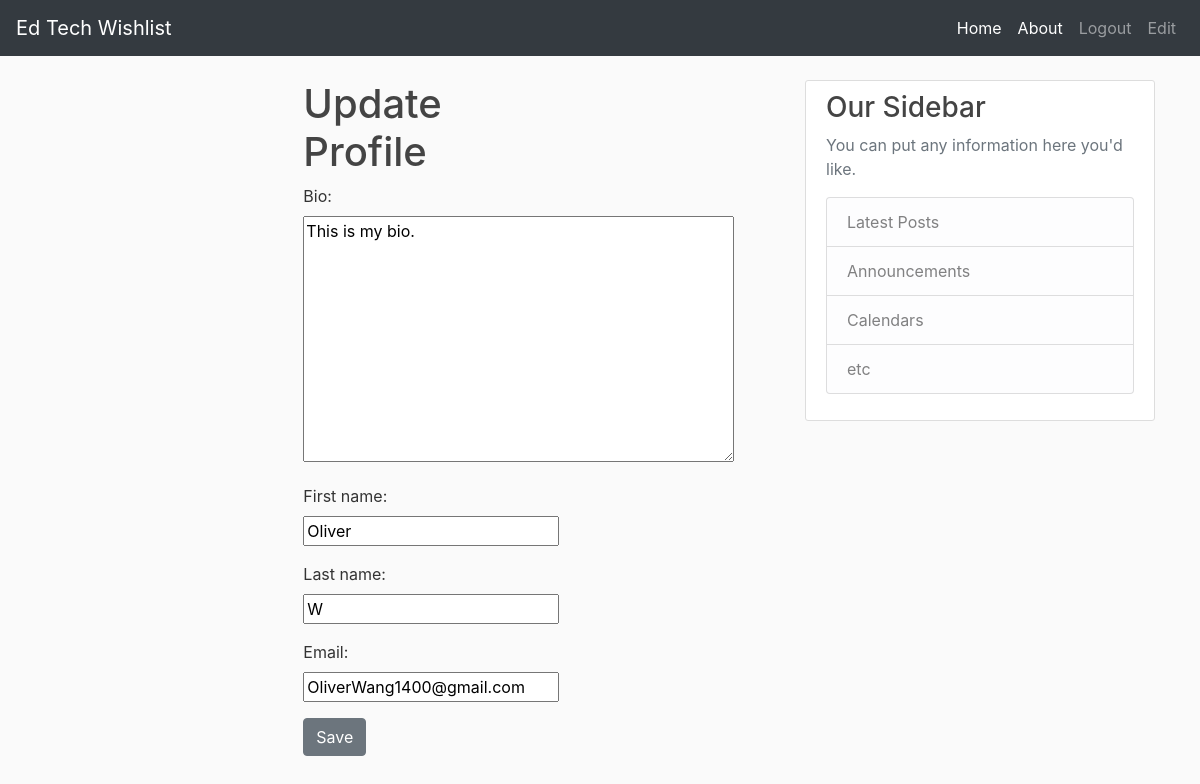
Page /profile/edit/ (signed in) on the earlier database version.
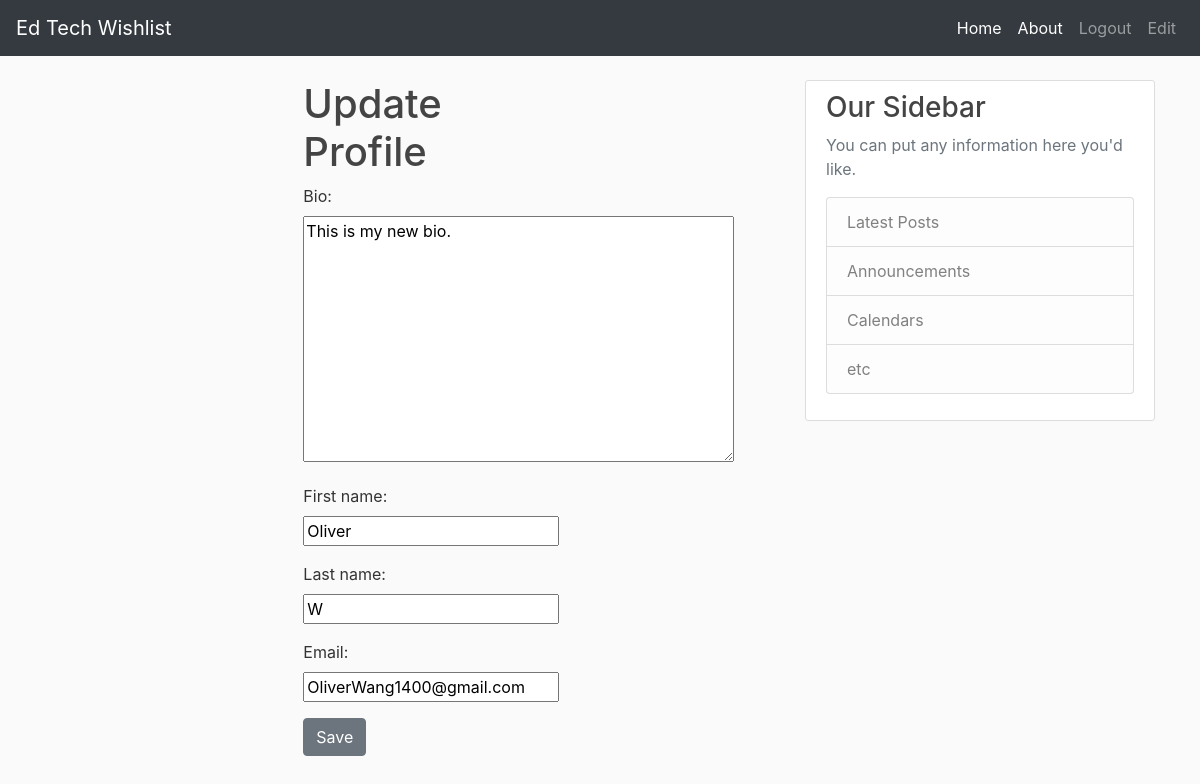
Same page on the later database version.
### profiles/models.py (models this page shows)
class Profile(models.Model):
    user = models.OneToOneField(User, on_delete=models.CASCADE)
    bio = models.TextField(blank=True, null=True)
    profession = models.CharField(max_length=100, blank=True, null=True)

### profiles/views.py (the view, shortened to what this page needs)
# urls.py: path('edit/', profile_update_view),
def profile_update_view(request, *args, **kwargs):
    if not request.user.is_authenticated:
        return redirect('/login?next=/profile/update')
    user = request.user
    user_data = {
        "first_name": user.first_name,
        "last_name": user.last_name,
        "email": user.email
    }
    my_profile = request.user.profile
    form = ProfileForm(request.POST or None, instance=my_profile, initial=user_data)
    context = {
        "form": form,
        "btn_label": "Save",
        "title": "Update Profile"
    }
    return render(request, 'profiles/form.html', context)

### profiles/forms.py
class ProfileForm(forms.ModelForm):
    first_name = forms.CharField(required=False)
    last_name = forms.CharField(required=False)
    email = forms.CharField(required=False)
    class Meta:
        model = Profile
        fields = ['bio']

### templates/profiles/form.html (shortened to what this page needs)
{% extends 'base.html' %}
{% block content %}
<div class='col-10 col-md-4 mx-auto'>
    <h1>{{ title }}</h1>
    {% include "components/form.html" with form=form btn_label=btn_label %}
</div>
{% endblock content %}

### templates/components/form.html
<form method='POST'> {% csrf_token %}
    {{ form.as_p}}
    <button type='submit' class="btn btn-secondary">
    {% if btn_label %}
        {{ btn_label }}
    {% else %}
        {{ save }}
    {% endif %}
    </button>
</form>

Differences in the rows shown:
changed Profile: bio "This is my bio." → "This is my new bio."
